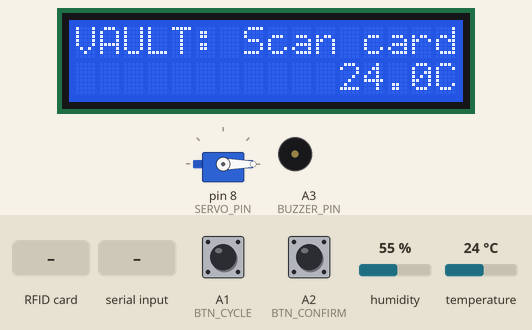
The sketch below on a simulated Arduino Uno, built with avr-gcc and run on an emulated ATmega328P. Shown: 16×2 character LCD, servo, buzzer (waves = sounding). The inputs (shaded band) are chosen by the test bench; at power-on: humidity 55 %, A2 (BTN_CONFIRM) HIGH, temperature 24 °C, A1 (BTN_CYCLE) HIGH. What the sketch prints to the serial monitor is not drawn.

Above: at 2.8 s.
2.9 s: RFID card 5E 7A 19 C4 held to the reader
At 4.4 s:
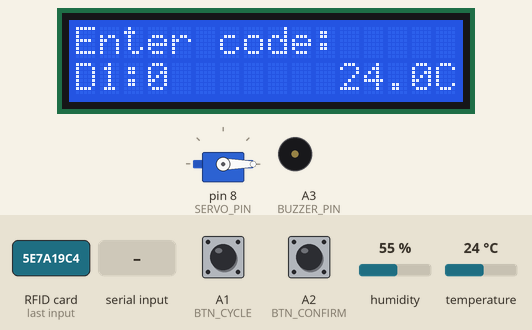
5.2 s: humidity set to 22 %
At 9.8 s:
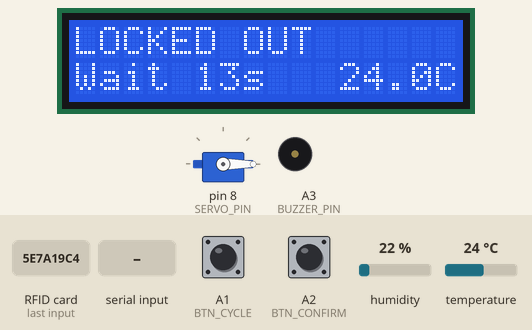
10.5 s: "temp 24.5\n" received over Serial
At 11.6 s:
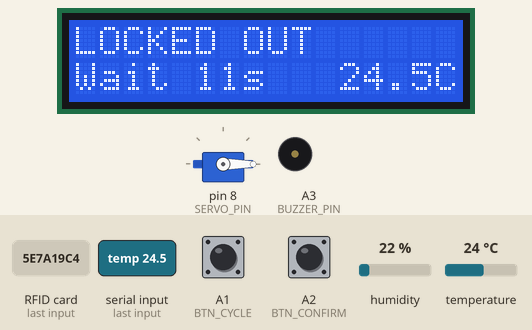
12.0 s: A2 (BTN_CONFIRM) pulled LOW for 3.2 s
At 14.36 s:
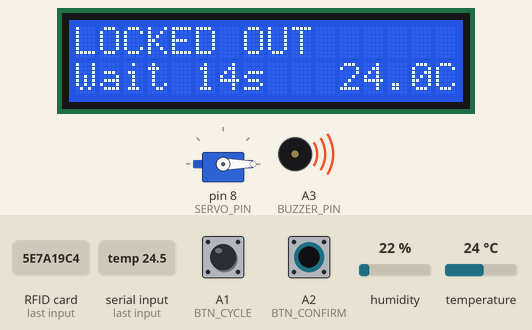
16.7 s: temperature set to 12 °C
At 19.4 s:
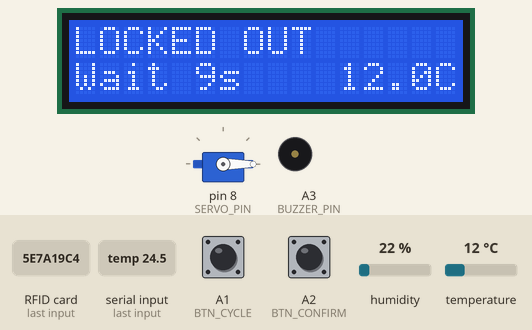
19.6 s: temperature set to 19 °C
At 22.6 s:
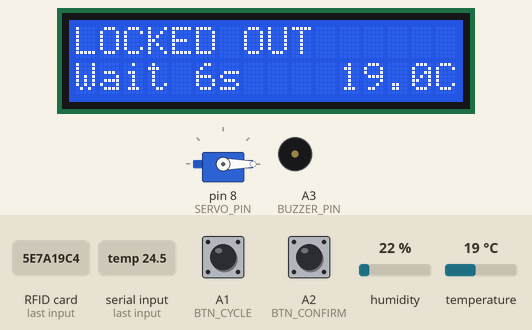
Timing chart, 0 to 24.1 s (numbered marks = the images above; inputs shaded):
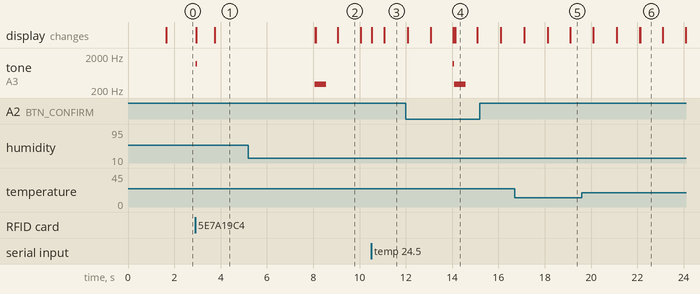

The sketch:

sketch.ino
```cpp
/*
 * VAULT — RFID Combination Lock with Temperature-Triggered Hold-Open
 *  - Scan an RFID card to begin. Enter a 4-digit code using the two buttons
 *    (cycle changes the digit, confirm locks it in). Correct code opens the
 *    servo latch. The vault then stays open until the DHT11 senses the
 *    temperature rise 5C above what it was at the moment of unlock, at
 *    which point it automatically re-locks.
 *  - A sudden temperature/humidity jump while locked/entering code is
 *    treated as tampering and triggers an escalating lockout, same as
 *    repeated wrong codes.
 *  - The passive buzzer plays a distinct low buzz on any failure (wrong
 *    code or tamper lockout), separate from the short beeps used for
 *    normal button presses / successful unlock.
 *  - The LCD's bottom-right corner always shows the live temperature.
 *
 * TESTING CODES (Serial Monitor, 9600 baud):
 *  - Type "scan" to simulate an RFID card scan.
 *  - Type "temp <value>" (e.g. "temp 24.5") to override the live temp
 *    reading.
 * CODE IS 1337
 */

#include <SPI.h>
#include <MFRC522.h>
#include <Wire.h>
#include <LiquidCrystal_I2C.h>
#include <ThreeWire.h>
#include <RtcDS1302.h>
#include <DHT.h>
#include <Servo.h>

// ---------- Pin map ----------
#define RFID_SS_PIN   10
#define RFID_RST_PIN  9

#define RTC_CLK_PIN   3
#define RTC_DAT_PIN   2
#define RTC_RST_PIN   6

#define DHT_PIN       A0
#define SERVO_PIN     8
#define BTN_CYCLE     A1
#define BTN_CONFIRM   A2
#define BUZZER_PIN    A3

// ---------- Objects ----------
MFRC522 rfid(RFID_SS_PIN, RFID_RST_PIN);
LiquidCrystal_I2C lcd(0x27, 16, 2);

ThreeWire rtcWire(RTC_DAT_PIN, RTC_CLK_PIN, RTC_RST_PIN);
RtcDS1302<ThreeWire> rtc(rtcWire);

DHT dht(DHT_PIN, DHT11);
Servo latch;

// ---------- State machine ----------
enum State { LOCKED, AUTHENTICATING, ENTERING_CODE, UNLOCKING, UNLOCKED, LOCKOUT };
State state = LOCKED;

// ---------- Secret code ----------
const int CODE_LENGTH = 4;
int secretCode[CODE_LENGTH] = {1, 3, 3, 7};
int enteredCode[CODE_LENGTH];
int codeIndex = 0;
int currentDigit = 0;

// ---------- Timing (all non-blocking) ----------
unsigned long lastDebounceCycle = 0;
unsigned long lastDebounceConfirm = 0;
const unsigned long DEBOUNCE_MS = 180;

unsigned long confirmPressStart = 0;
bool confirmHeld = false;
const unsigned long LONG_PRESS_MS = 2000;

unsigned long stateEnteredAt = 0;
unsigned long lastTamperCheck = 0;
const unsigned long TAMPER_CHECK_INTERVAL = 2000;

unsigned long lockoutUntil = 0;
int failedAttempts = 0;

// ---------- Tamper baseline ----------
float baselineTemp = NAN;
float baselineHumidity = NAN;
const float TAMPER_TEMP_DELTA = 4.0;
const float TAMPER_HUMIDITY_DELTA = 15.0;

// ---------- Live temperature (shown on screen + used for unlock-hold logic) ----------
float currentTemp = NAN;
float tempAtUnlock = NAN;
const float UNLOCK_HOLD_TEMP_RISE = 5.0; // vault re-locks once temp rises this many degrees above tempAtUnlock

void setup() {
  Serial.begin(9600);

  pinMode(BTN_CYCLE, INPUT_PULLUP);
  pinMode(BTN_CONFIRM, INPUT_PULLUP);
  pinMode(BUZZER_PIN, OUTPUT);

  SPI.begin();
  rfid.PCD_Init();

  Wire.begin();
  lcd.init();
  lcd.backlight();

  rtc.Begin();
  if (!rtc.IsDateTimeValid()) {
    RtcDateTime compiled = RtcDateTime(__DATE__, __TIME__);
    rtc.SetDateTime(compiled);
  }
  if (rtc.GetIsWriteProtected()) {
    rtc.SetIsWriteProtected(false);
  }
  if (!rtc.GetIsRunning()) {
    rtc.SetIsRunning(true);
  }

  dht.begin();
  latch.attach(SERVO_PIN);
  latch.write(0); // locked position

  delay(1500);
  baselineTemp = dht.readTemperature();
  baselineHumidity = dht.readHumidity();
  currentTemp = baselineTemp;

  showLockedScreen();
}

void loop() {
  unsigned long now = millis();

  checkTamper(now);
  checkLongPressReset(now);
  handleSerialTestCommands();
  drawTempCorner();

  switch (state) {
    case LOCKED:
      handleLocked();
      break;
    case AUTHENTICATING:
      handleAuthenticating(now);
      break;
    case ENTERING_CODE:
      handleEnteringCode(now);
      break;
    case UNLOCKING:
      handleUnlocking(now);
      break;
    case UNLOCKED:
      handleUnlocked(now);
      break;
    case LOCKOUT:
      handleLockout(now);
      break;
  }
}

// ---------------- Serial testing commands ----------------


void handleSerialTestCommands() {
  if (!Serial.available()) return;

  String cmd = Serial.readStringUntil('\n');
  cmd.trim();

  if (cmd.equalsIgnoreCase("scan") && state == LOCKED) {
    Serial.println("[TEST] Simulated card scan");
    beep(1);
    changeState(AUTHENTICATING);
  } else if (cmd.startsWith("temp ")) {
    float simTemp = cmd.substring(5).toFloat();
    currentTemp = simTemp;
    if (isnan(baselineTemp)) baselineTemp = simTemp;
    Serial.print("[TEST] Simulated temp set to: ");
    Serial.println(currentTemp);
  }
}

// ---------------- State handlers ----------------

void handleLocked() {

  if (rfid.PICC_IsNewCardPresent() && rfid.PICC_ReadCardSerial()) {
    Serial.println("Card detected!");
    beep(1);
    rfid.PICC_HaltA();
    changeState(AUTHENTICATING);
  }
}

void handleAuthenticating(unsigned long now) {
  if (now - stateEnteredAt > 800) {
    codeIndex = 0;
    currentDigit = 0;
    changeState(ENTERING_CODE);
  }
}

void handleEnteringCode(unsigned long now) {
  lcd.setCursor(0, 1);
  lcd.print("D");
  lcd.print(codeIndex + 1);
  lcd.print(":");
  lcd.print(currentDigit);
  lcd.print("      ");

  if (buttonPressed(BTN_CYCLE, lastDebounceCycle, now)) {
    currentDigit = (currentDigit + 1) % 10;
  }

  // short-press confirm = confirm digit (long-press elsewhere = reset)
  if (digitalRead(BTN_CONFIRM) == LOW) {
    if (!confirmHeld && (now - lastDebounceConfirm) > DEBOUNCE_MS) {
      lastDebounceConfirm = now;
      enteredCode[codeIndex] = currentDigit;
      codeIndex++;
      currentDigit = 0;
      beep(1);

      if (codeIndex >= CODE_LENGTH) {
        if (checkCode()) {
          changeState(UNLOCKING);
        } else {
          registerFailedAttempt(now);
        }
      }
    }
  }
}

void handleUnlocking(unsigned long now) {
  latch.write(90); // open position
  logUnlockEvent();
  beep(3);
  tempAtUnlock = currentTemp; // vault stays open until temp rises 5C above this
  changeState(UNLOCKED);
}

void handleUnlocked(unsigned long now) {
  lcd.setCursor(0, 1);
  lcd.print("Open   ");

  bool tempRoseEnough = !isnan(currentTemp) && !isnan(tempAtUnlock) &&
                         (currentTemp - tempAtUnlock >= UNLOCK_HOLD_TEMP_RISE);

  if (tempRoseEnough) {
    latch.write(0);
    failedAttempts = 0;
    changeState(LOCKED);
  }
}

void handleLockout(unsigned long now) {
  unsigned long remaining = (lockoutUntil > now) ? (lockoutUntil - now) / 1000 : 0;
  lcd.setCursor(0, 1);
  lcd.print("Wait ");
  lcd.print(remaining);
  lcd.print("s   ");

  if (now >= lockoutUntil) {
    changeState(LOCKED);
  }
}

// ---------------- Reset via long-press ----------------

void checkLongPressReset(unsigned long now) {
  if (digitalRead(BTN_CONFIRM) == LOW) {
    if (confirmPressStart == 0) {
      confirmPressStart = now;
    } else if (!confirmHeld && (now - confirmPressStart) > LONG_PRESS_MS) {
      confirmHeld = true;
      beep(2);
      changeState(LOCKED);
    }
  } else {
    confirmPressStart = 0;
    confirmHeld = false;
  }
}

// ---------------- Helpers ----------------

bool checkCode() {
  for (int i = 0; i < CODE_LENGTH; i++) {
    if (enteredCode[i] != secretCode[i]) return false;
  }
  return true;
}

void registerFailedAttempt(unsigned long now) {
  failedAttempts++;
  failBeep();
  unsigned long lockoutSeconds = 5UL << (failedAttempts - 1 > 4 ? 4 : failedAttempts - 1);
  lockoutUntil = now + lockoutSeconds * 1000UL;
  changeState(LOCKOUT);
}

void changeState(State newState) {
  state = newState;
  stateEnteredAt = millis();

  switch (newState) {
    case LOCKED:
      showLockedScreen();
      break;
    case AUTHENTICATING:
      lcd.clear();
      lcd.setCursor(0, 0);
      lcd.print("Card detected...");
      break;
    case ENTERING_CODE:
      lcd.clear();
      lcd.setCursor(0, 0);
      lcd.print("Enter code:");
      break;
    case UNLOCKING:
      lcd.clear();
      lcd.setCursor(0, 0);
      lcd.print("Unlocking...");
      break;
    case UNLOCKED:
      lcd.clear();
      lcd.setCursor(0, 0);
      lcd.print("VAULT OPEN");
      break;
    case LOCKOUT:
      lcd.clear();
      lcd.setCursor(0, 0);
      lcd.print("LOCKED OUT");
      break;
  }
}

bool buttonPressed(int pin, unsigned long &lastDebounce, unsigned long now) {
  if (digitalRead(pin) == LOW && (now - lastDebounce) > DEBOUNCE_MS) {
    lastDebounce = now;
    return true;
  }
  return false;
}

void beep(int times) {
  tone(BUZZER_PIN, 1200, 80 * times);
}

void failBeep() {
  tone(BUZZER_PIN, 300, 500);
}

void showLockedScreen() {
  lcd.clear();
  lcd.setCursor(0, 0);
  lcd.print("VAULT: Scan card");
}

void logUnlockEvent() {
  RtcDateTime t = rtc.GetDateTime();
  Serial.print("Unlock at ");
  Serial.print(t.Year()); Serial.print('-');
  Serial.print(t.Month()); Serial.print('-');
  Serial.print(t.Day()); Serial.print(' ');
  Serial.print(t.Hour()); Serial.print(':');
  Serial.print(t.Minute()); Serial.print(':');
  Serial.println(t.Second());
}

void checkTamper(unsigned long now) {
  if (now - lastTamperCheck < TAMPER_CHECK_INTERVAL) return;
  lastTamperCheck = now;


  float temp = dht.readTemperature();
  float hum = dht.readHumidity();

  if (isnan(temp) || isnan(hum)) return;

  currentTemp = temp;

  bool tempJump = !isnan(baselineTemp) && fabs(temp - baselineTemp) > TAMPER_TEMP_DELTA;
  bool humJump = !isnan(baselineHumidity) && fabs(hum - baselineHumidity) > TAMPER_HUMIDITY_DELTA;

  if ((tempJump || humJump) && state != LOCKOUT) {
    failBeep();
    failedAttempts = max(failedAttempts, 2);
    lockoutUntil = now + 15000UL;
    changeState(LOCKOUT);
  }
}

// ---------------- Temperature readout (bottom-right of LCD) ----------------


void drawTempCorner() {
  lcd.setCursor(11, 1);
  if (isnan(currentTemp)) {
    lcd.print(" --C ");
  } else {
    char buf[6];
    dtostrf(currentTemp, 4, 1, buf); // e.g. "24.5"
    lcd.print(buf);
    lcd.print("C");
  }
}
```

Measured:
- after the input at 2.9 s, tone on A3 (BUZZER_PIN): silent → 1200 Hz at once, → silent 0.08 s later; the display: first changes at once (image 1 shows a later state)
- after the input at 5.2 s, tone on A3 (BUZZER_PIN): silent → 300 Hz after 2.9 s, → silent 0.50 s later; the display: first changes after 2.9 s (image 2 shows a later state)
- after the input at 10.5 s, the display: first changes at once (image 3 shows a later state)
- after the input at 12.0 s, tone on A3 (BUZZER_PIN): silent → 1200 Hz after 2.0 s, → 300 Hz 0.07 s later, → silent 0.50 s later; the display: first differs from a run without the input after 2.0 s (image 4 shows a later state)
- what the display in image 2 shows lasts 1.0 s, from 9.1 s to 10.1 s
